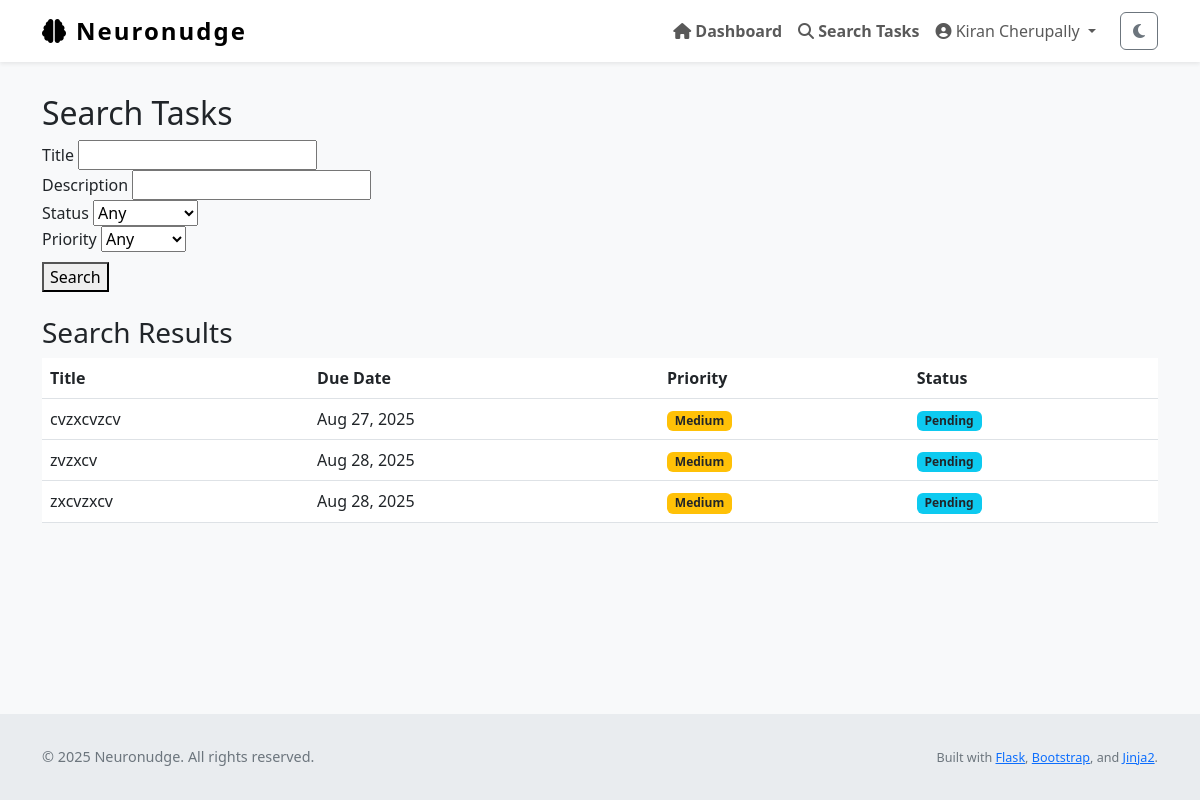
The app's page /tasks/search (signed in), older data.
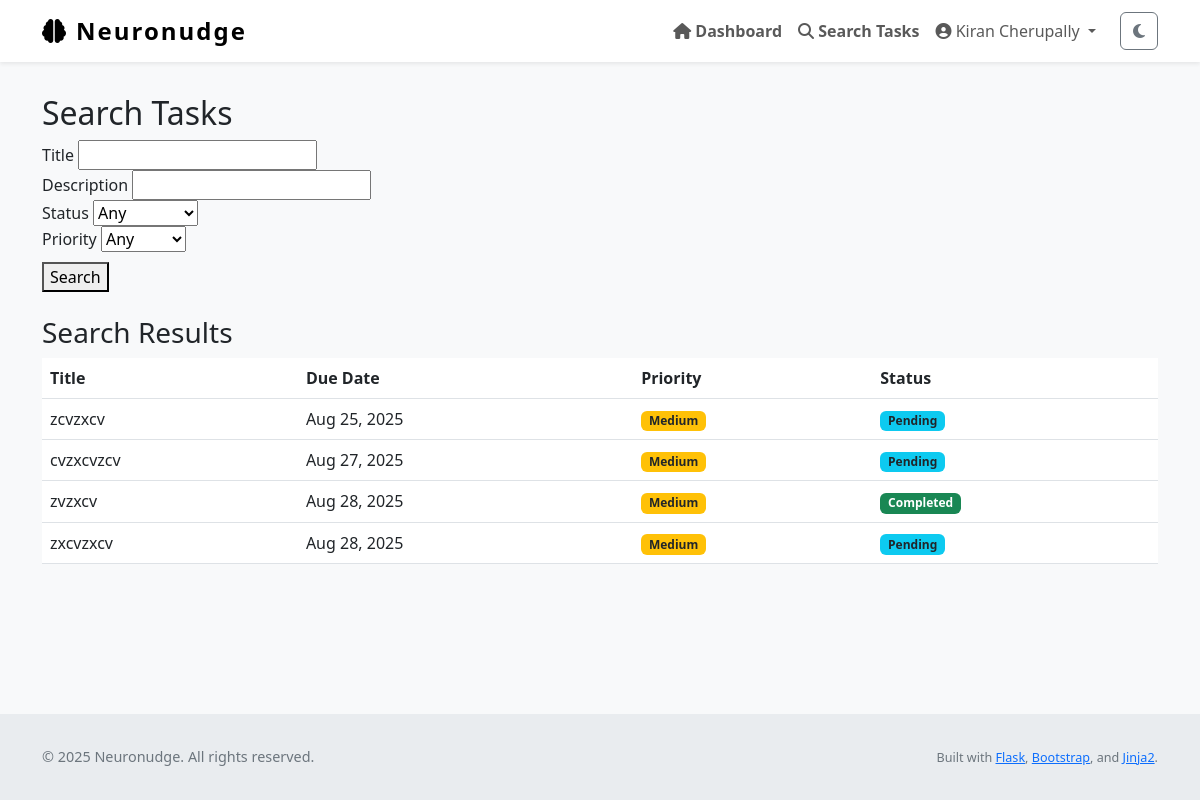
The same page, newer data.
### Neuronudge/models.py (models this page shows, shortened)
class Task(db.Model):
    id = db.Column(db.Integer, primary_key=True)
    title = db.Column(db.String(255), nullable=False)
    description = db.Column(db.Text, nullable=False)
    due_date = db.Column(db.DateTime)
    completed = db.Column(db.Boolean, default=False)
    priority = db.Column(db.Integer, default=2)         # 1 = high, 2 = med, 3 = low
    status = db.Column(db.String(20), default='not started')
    reminder_set = db.Column(db.Boolean, default=False)
    created_at = db.Column(db.DateTime, default=datetime.utcnow)
    updated_at = db.Column(db.DateTime, default=datetime.utcnow, onupdate=datetime.utcnow)
    user_id = db.Column(db.Integer, db.ForeignKey('user.id'), nullable=False)

### Neuronudge/views.py (the view)
@main.route('/tasks/search', methods=['GET', 'POST'])
@login_required
def task_search():
    title = request.args.get('title', '').strip()
    description = request.args.get('description', '').strip()
    completed = request.args.get('completed', 'any')
    priority = request.args.get('priority', 'any')
    query = Task.query.filter_by(user_id=current_user.id)
    if title:
        query = query.filter(Task.title.ilike(f'%{title}%'))
    if description:
        query = query.filter(Task.description.ilike(f'%{description}%'))
    if completed in ['true', 'false']:
        query = query.filter_by(completed=(completed == 'true'))
    if priority in ['1', '2', '3']:
        query = query.filter_by(priority=int(priority))
    results = query.order_by(Task.priority.asc(), Task.due_date.asc().nulls_last()).all()
    return render_template('task_search.html', results=results)

### Neuronudge/__init__.py (called while the page is built)
def create_app():
    app = Flask(__name__)
    app.config['SQLALCHEMY_DATABASE_URI'] = 'sqlite:///db.sqlite'
    app.config['SQLALCHEMY_TRACK_MODIFICATIONS'] = False
    app.config['SECRET_KEY'] = 'dev' #Replace later
    app.config['ALLOWED_EXTENSIONS'] = {"png","jpg","jpeg","gif"}
    db.init_app(app)
    migrate.init_app(app, db)
    login_manager.init_app(app)
    from Neuronudge import models  # ensures models are registered
    @login_manager.user_loader
    def load_user(user_id):
        from Neuronudge.models import User  # local import to avoid circular import
        return User.query.get(int(user_id))
    from Neuronudge.views import main
    from Neuronudge.auth import auth
    app.register_blueprint(main)
    app.register_blueprint(auth, url_prefix='/auth')
    with app.app_context():
        db.create_all()
    return app

### Neuronudge/templates/task_search.html (shortened to what this page needs)
{% extends "layout.html" %}
{% block content %}
<h2>Search Tasks</h2>
<form method="GET" action="{{ url_for('main.task_search') }}" role="search">
    <div>
        <label for="title">Title</label>
        <input type="text" name="title" id="title" value="{{ request.args.get('title', '') }}">
    </div>
    <div>
        <label for="description">Description</label>
        <input type="text" name="description" id="description" value="{{ request.args.get('description', '') }}">
    </div>
    <div>
        <label for="completed">Status</label>
        <select name="completed" id="completed">
            <option value="any" {% if request.args.get('completed') == 'any' %}selected{% endif %}>Any</option>
        </select>
    </div>
    <div>
        <label for="priority">Priority</label>
        <select name="priority" id="priority">
            <option value="any" {% if request.args.get('priority') == 'any' %}selected{% endif %}>Any</option>
        </select>
    </div>
    <div style="margin-top: 10px;">
        <button type="submit">Search</button>
    </div>
</form>
{% if results is defined %}
    <h3 class="mt-4">Search Results</h3>
    {% if results %}
        <table class="table table-hover">
            <thead>
                <tr>
                    <th>Title</th>
                    <th>Due Date</th>
                    <th>Priority</th>
                    <th>Status</th>
                </tr>
            </thead>
            <tbody>
                {% for task in results %}
                <tr>
                    <td>{{ task.title }}</td>
                    <td>{{ task.due_date.strftime('%b %d, %Y') if task.due_date else 'No due date' }}</td>
                    <td>
                        {% if task.priority == 1 %}<span class="badge bg-danger">High</span>
                        {% elif task.priority == 2 %}<span class="badge bg-warning text-dark">Medium</span>
                        {% elif task.priority == 3 %}<span class="badge bg-secondary">Low</span>
                        {% endif %}
                    </td>
                    <td>
                        {% if task.completed %}
                            <span class="badge bg-success">Completed</span>
                        {% else %}
                            <span class="badge bg-info text-dark">Pending</span>
                        {% endif %}
                    </td>
                </tr>
                {% endfor %}
            </tbody>
        </table>
    {% else %}
        <p class="text-muted">No tasks match your search.</p>
    {% endif %}
{% endif %}
{% endblock %}

Row changes from the older to the newer data that the page shows:
added Task: title "zcvzxcv", due_date "Aug 25, 2025", priority "Medium", completed "Pending"
changed Task "zvzxcv": completed "Pending" → "Completed"
